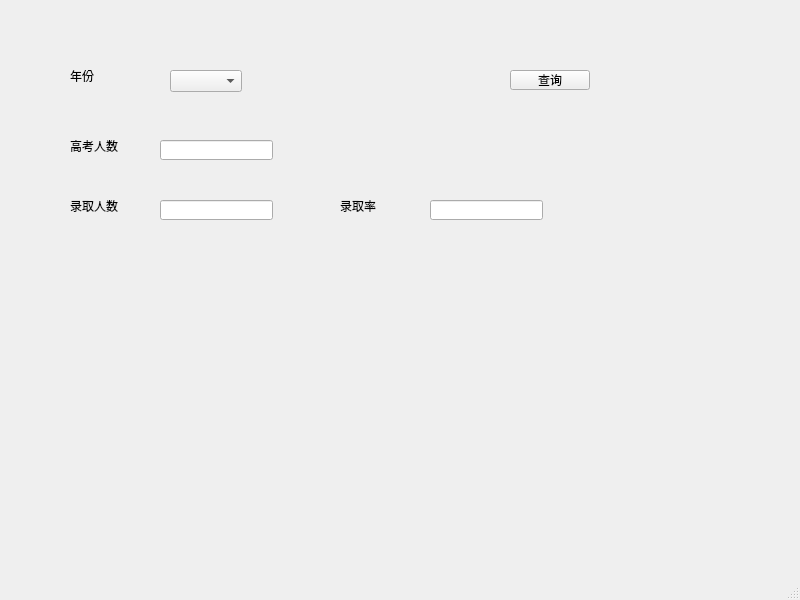
<?xml version="1.0" encoding="UTF-8"?>
<ui version="4.0">
 <class>MainWindow</class>
 <widget class="QMainWindow" name="MainWindow">
  <property name="geometry">
   <rect>
    <x>0</x>
    <y>0</y>
    <width>800</width>
    <height>600</height>
   </rect>
  </property>
  <property name="windowTitle">
   <string>MainWindow</string>
  </property>
  <widget class="QWidget" name="centralwidget">
   <widget class="QLabel" name="labYear">
    <property name="geometry">
     <rect>
      <x>70</x>
      <y>70</y>
      <width>54</width>
      <height>12</height>
     </rect>
    </property>
    <property name="text">
     <string>年份</string>
    </property>
   </widget>
   <widget class="QPushButton" name="pushButton_2">
    <property name="geometry">
     <rect>
      <x>510</x>
      <y>70</y>
      <width>80</width>
      <height>20</height>
     </rect>
    </property>
    <property name="text">
     <string>查询</string>
    </property>
   </widget>
   <widget class="QLabel" name="labAll">
    <property name="geometry">
     <rect>
      <x>70</x>
      <y>140</y>
      <width>54</width>
      <height>12</height>
     </rect>
    </property>
    <property name="text">
     <string>高考人数</string>
    </property>
   </widget>
   <widget class="QLabel" name="labAdmint">
    <property name="geometry">
     <rect>
      <x>70</x>
      <y>200</y>
      <width>54</width>
      <height>12</height>
     </rect>
    </property>
    <property name="text">
     <string>录取人数</string>
    </property>
   </widget>
   <widget class="QLineEdit" name="leAll">
    <property name="geometry">
     <rect>
      <x>160</x>
      <y>140</y>
      <width>113</width>
      <height>20</height>
     </rect>
    </property>
   </widget>
   <widget class="QLineEdit" name="leAdmit">
    <property name="geometry">
     <rect>
      <x>160</x>
      <y>200</y>
      <width>113</width>
      <height>20</height>
     </rect>
    </property>
   </widget>
   <widget class="QLabel" name="labRate">
    <property name="geometry">
     <rect>
      <x>340</x>
      <y>200</y>
      <width>54</width>
      <height>12</height>
     </rect>
    </property>
    <property name="text">
     <string>录取率</string>
    </property>
   </widget>
   <widget class="QLineEdit" name="leRate">
    <property name="geometry">
     <rect>
      <x>430</x>
      <y>200</y>
      <width>113</width>
      <height>20</height>
     </rect>
    </property>
   </widget>
   <widget class="QComboBox" name="comboBox">
    <property name="geometry">
     <rect>
      <x>170</x>
      <y>70</y>
      <width>72</width>
      <height>22</height>
     </rect>
    </property>
   </widget>
  </widget>
  <widget class="QMenuBar" name="menubar">
   <property name="geometry">
    <rect>
     <x>0</x>
     <y>0</y>
     <width>800</width>
     <height>22</height>
    </rect>
   </property>
  </widget>
  <widget class="QStatusBar" name="statusbar"/>
 </widget>
 <resources/>
 <connections/>
</ui>
